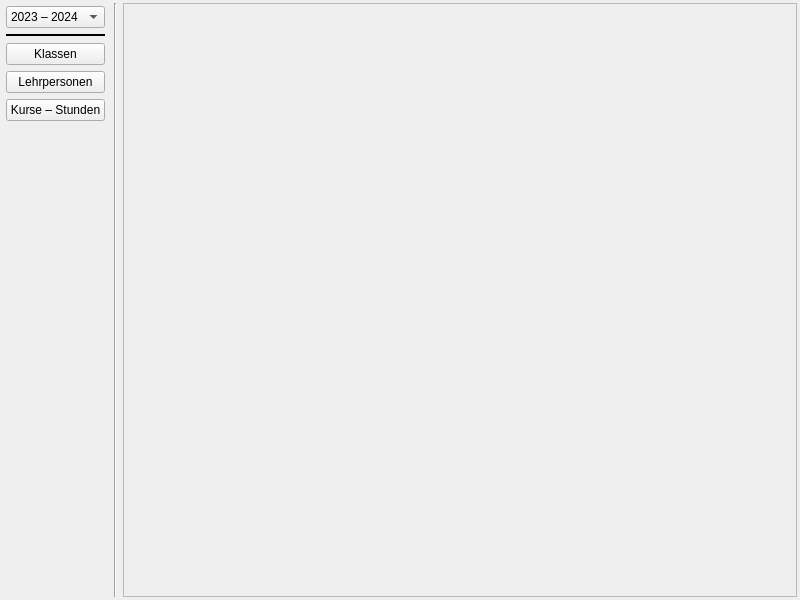
<?xml version="1.0" encoding="UTF-8"?>
<ui version="4.0">
 <class>WZ_main</class>
 <widget class="QWidget" name="WZ_main">
  <property name="geometry">
   <rect>
    <x>0</x>
    <y>0</y>
    <width>800</width>
    <height>600</height>
   </rect>
  </property>
  <property name="windowTitle">
   <string>WZ</string>
  </property>
  <layout class="QHBoxLayout" name="horizontalLayout">
   <property name="leftMargin">
    <number>3</number>
   </property>
   <property name="topMargin">
    <number>3</number>
   </property>
   <property name="rightMargin">
    <number>3</number>
   </property>
   <property name="bottomMargin">
    <number>3</number>
   </property>
   <item>
    <layout class="QVBoxLayout" name="verticalLayout_6">
     <item>
      <widget class="QFrame" name="frame">
       <property name="styleSheet">
        <string notr="true">QPushButton:checked {background-color: #ffd36b;}</string>
       </property>
       <property name="frameShape">
        <enum>QFrame::NoFrame</enum>
       </property>
       <property name="frameShadow">
        <enum>QFrame::Raised</enum>
       </property>
       <layout class="QVBoxLayout" name="verticalLayout">
        <property name="leftMargin">
         <number>3</number>
        </property>
        <property name="topMargin">
         <number>3</number>
        </property>
        <property name="rightMargin">
         <number>3</number>
        </property>
        <property name="bottomMargin">
         <number>3</number>
        </property>
        <item>
         <widget class="QComboBox" name="comboBox">
          <item>
           <property name="text">
            <string>2023 – 2024</string>
           </property>
          </item>
         </widget>
        </item>
        <item>
         <widget class="Line" name="line_2">
          <property name="frameShadow">
           <enum>QFrame::Plain</enum>
          </property>
          <property name="lineWidth">
           <number>2</number>
          </property>
          <property name="orientation">
           <enum>Qt::Horizontal</enum>
          </property>
         </widget>
        </item>
        <item>
         <widget class="QPushButton" name="ui_class_editor">
          <property name="text">
           <string>Klassen</string>
          </property>
          <property name="checkable">
           <bool>true</bool>
          </property>
          <property name="checked">
           <bool>false</bool>
          </property>
          <property name="autoExclusive">
           <bool>false</bool>
          </property>
          <attribute name="buttonGroup">
           <string notr="true">buttonGroup</string>
          </attribute>
         </widget>
        </item>
        <item>
         <widget class="QPushButton" name="ui_teacher_editor">
          <property name="text">
           <string>Lehrpersonen</string>
          </property>
          <property name="checkable">
           <bool>true</bool>
          </property>
          <property name="autoExclusive">
           <bool>false</bool>
          </property>
          <attribute name="buttonGroup">
           <string notr="true">buttonGroup</string>
          </attribute>
         </widget>
        </item>
        <item>
         <widget class="QPushButton" name="ui_course_editor">
          <property name="text">
           <string>Kurse – Stunden</string>
          </property>
          <property name="checkable">
           <bool>true</bool>
          </property>
          <property name="autoExclusive">
           <bool>false</bool>
          </property>
          <attribute name="buttonGroup">
           <string notr="true">buttonGroup</string>
          </attribute>
         </widget>
        </item>
       </layout>
      </widget>
     </item>
     <item>
      <spacer name="verticalSpacer">
       <property name="orientation">
        <enum>Qt::Vertical</enum>
       </property>
       <property name="sizeHint" stdset="0">
        <size>
         <width>20</width>
         <height>40</height>
        </size>
       </property>
      </spacer>
     </item>
    </layout>
   </item>
   <item>
    <widget class="Line" name="line">
     <property name="orientation">
      <enum>Qt::Vertical</enum>
     </property>
    </widget>
   </item>
   <item>
    <widget class="QStackedWidget" name="stackedWidget">
     <property name="frameShape">
      <enum>QFrame::StyledPanel</enum>
     </property>
     <property name="frameShadow">
      <enum>QFrame::Sunken</enum>
     </property>
     <property name="lineWidth">
      <number>3</number>
     </property>
     <property name="midLineWidth">
      <number>1</number>
     </property>
    </widget>
   </item>
  </layout>
 </widget>
 <resources/>
 <connections/>
 <buttongroups>
  <buttongroup name="buttonGroup"/>
 </buttongroups>
</ui>
